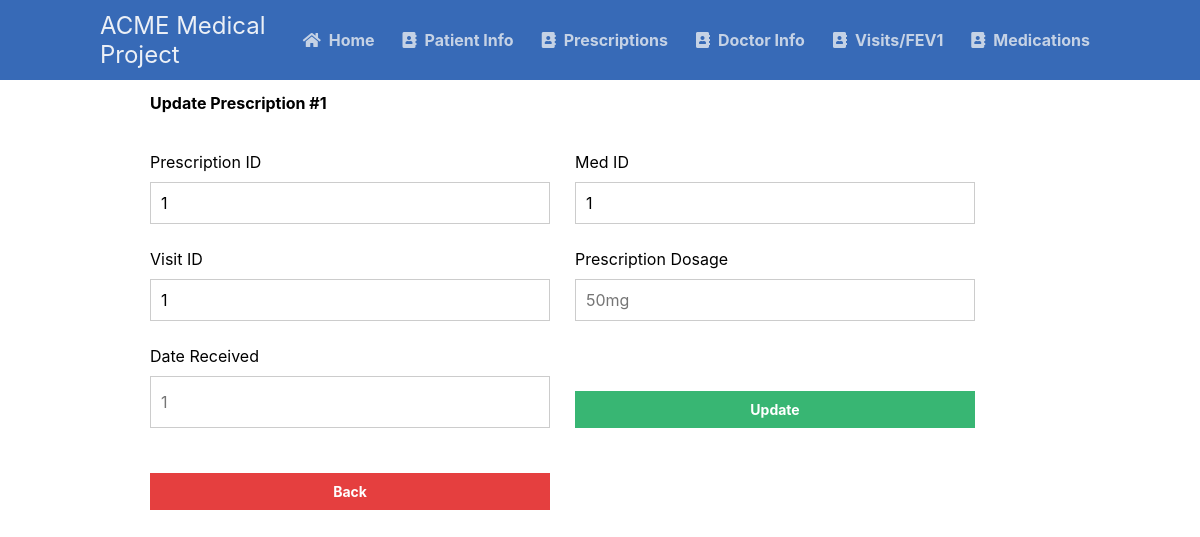
The app's page /scripts/prescription_table/prescriptionUpdate.php?presc_id=1 with its own data.
### tables this page shows
CREATE TABLE prescriptions
(presc_id INT AUTO_INCREMENT NOT NULL,
med_id INT NOT NULL,
visit_id INT NOT NULL,
presc_dosage VARCHAR(50),
presc_quantity VARCHAR(50),
date_received DATE,
PRIMARY KEY (presc_id),
FOREIGN KEY (med_id) REFERENCES medications (med_id) ON DELETE CASCADE,
FOREIGN KEY (visit_id) REFERENCES visits (visit_id) ON DELETE CASCADE);

### scripts/prescription_table/prescriptionUpdate.php (the view, shortened to what this page needs)
<?php
@include_once (APP_ROOT.APP_FOLDER_NAME . '/scripts/functions.php');
$pdo = pdo_connect_mysql();
if (isset($_GET['presc_id'])) {
    $stmt = $pdo->prepare('SELECT * FROM prescriptions WHERE presc_id = ?');
    $stmt->execute([$_GET['presc_id']]);
    $prescription = $stmt->fetch(PDO::FETCH_ASSOC);
} else {
    exit('No ID specified!');
}
?>
<?=template_header('Read')?>
<div class="content update">
	<h2>Update Prescription #<?=$prescription['presc_id']?></h2>
    <form action="prescriptionUpdate.php?presc_id=<?=$prescription['presc_id']?>" method="post">
        <label for="presc_id">Prescription ID</label>
        <label for="med_id">Med ID</label>
        <input type="text" name="presc_id" placeholder="1" value="<?=$prescription['presc_id']?>" id="presc_id">
        <input type="text" name="med_id" placeholder="Med ID" value="<?=$prescription['med_id']?>" id="med_id">
        <label for="visit_id">Visit ID</label>
        <label for="presc_dosage">Prescription Dosage</label>
        <input type="text" name="visit_id" placeholder="2" value="<?=$prescription['visit_id']?>" id="visit_id">
        <input type="text" name="presc_dosage" placeholder="50mg" value="<?=$prescription['presc_dosage']?>" id="presc_dosage">
        <label for="date_received">Date Received</label>
        <label for=""></label>
        <input type="text" name="date_received" placeholder="1" value="<?=$prescription['date_received']?>" id="date_received">
        <input type="submit" value="Update">
    </form>
    <button onclick="window.history.back()" class="back-button">Back</button>
</div>
<?=template_footer()?>

### styles/style.css (style rules this page uses)
* { box-sizing: border-box; font-family: -apple-system, BlinkMacSystemFont, "segoe ui", roboto, oxygen, ubuntu, cantarell, "fira sans", "droid sans", "helvetica neue", Arial, sans-serif; font-size: 16px; -webkit-font-smoothing: antialiased; -moz-osx-font-smoothing: grayscale; }
body { background-color: #FFFFFF; margin: 0; }
.content { width: 75%; margin: 0 auto; }
.update form { padding: 15px 0; display: flex; flex-flow: wrap; }
.update form label { display: inline-flex; width: 400px; padding: 10px 0; margin-right: 25px; }
.update form input { padding: 10px; width: 400px; margin-right: 25px; margin-bottom: 15px; border: 1px solid #cccccc; }
.update form input[type="submit"] { display: block; background-color: #38b673; border: 0; font-weight: bold; font-size: 14px; color: #FFFFFF; cursor: pointer; width: 400px; margin-top: 15px; }
.back-button { padding: 10px; text-align: center; text-decoration: none; display: block; background-color: #e53f3f; border: 0; font-weight: bold; font-size: 14px; color: #FFFFFF; cursor: pointer; width: 400px; margin-top: 15px; }

### records on screen
prescriptions: presc_id "1", med_id "1", visit_id "1"
